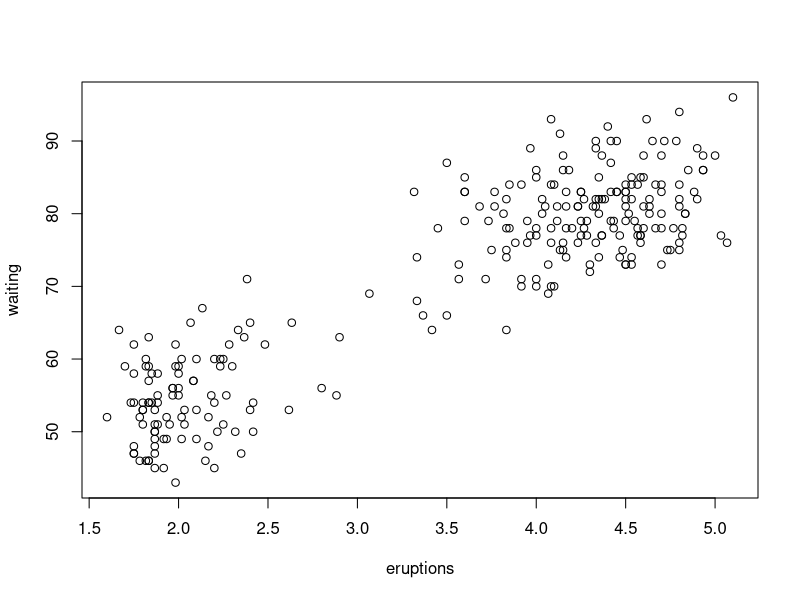
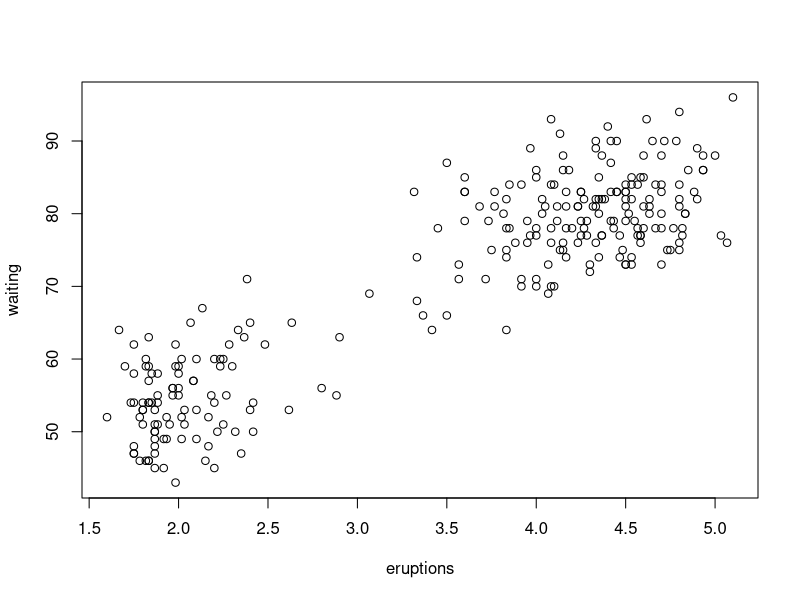

Source code (R) for these figures, in order: (Note: this script raises an error after producing the figures.)
x <- rnorm(15)
y <- x + rnorm(15)
predict(lm(y ~ x))
new <- data.frame(x = seq(-3, 3, 0.5))
predict(lm(y ~ x), new, se.fit = TRUE)


attach(faithful)     # attach the data frame 
?faithful
plot(eruptions, waiting)
plot(faithful)
eruption.lm = lm(eruptions ~ waiting)
#Then we create a new data frame that set the waiting time value.

newdata = data.frame(waiting=80)
#We now apply the predict function and set the predictor variable in the newdata argument. We also set the interval type as "predict", and use the default 0.95 confidence level.

predict(eruption.lm, newdata, interval="predict") 
?lm
m2 = 


#fit    lwr    upr 
#1 4.1762 3.1961 5.1564 
detach(faithful)     # clean up
range(waiting)
attach(faithful)
plot(eruptions, waiting, xlim=c(0,max(eruptions)), ylim=c(0,max(waiting)))
eruptions.lm= lm(waiting ~ eruptions)
abline(eruptions.lm)
predict(eruption.lm, new = data.frame(eruptions=2))
newdata = data.frame

m2 = lm(eruptions ~ waiting)
newdata = data.frame(waiting=80)
plot(waiting, eruptions)
abline(v=80)
abline(m2)
predict(m2, newdata, interval='predict')
